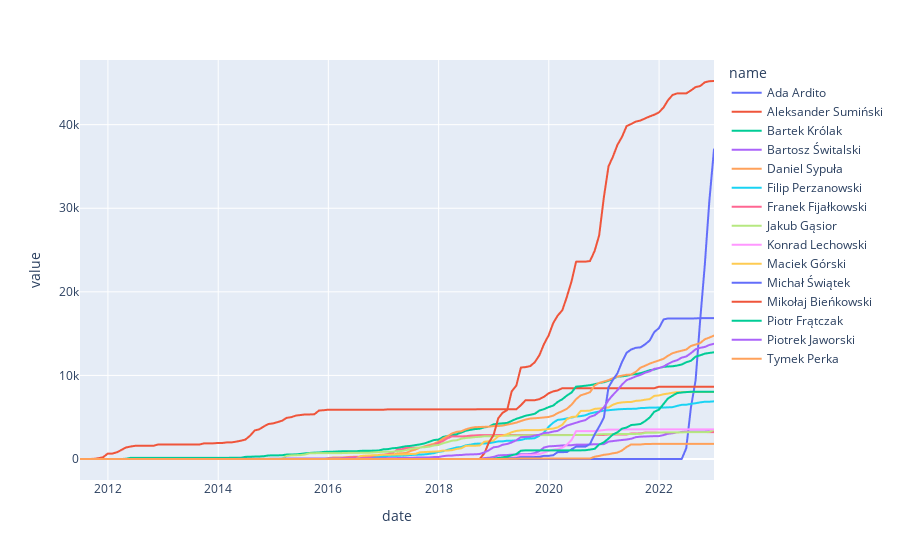

The cell this chart's notebook holds for it:
### Code cell
cumulative = result.cumsum()
f = px.line(cumulative, x = cumulative.index, y = cumulative.columns)
f.show()

### Figure 1 — Plotly figure (JSON) as saved in the notebook; plotly's stock layout.template omitted (floating-point values rounded to 4 significant figures; data arrays with more than 128 entries replaced by an {"elided": "..."} marker saying what was removed)
{"data": [{"hovertemplate": "name=Ada Ardito<br>date=%{x}<br>value=%{y}<extra></extra>", "legendgroup": "Ada Ardito", "line": {"color": "#636efa", "dash": "solid"}, "marker": {"symbol": "circle"}, "mode": "lines", "name": "Ada Ardito", "showlegend": true, "x": {"elided": "139 str values"}, "xaxis": "x", "y": {"elided": "139 int values"}, "yaxis": "y", "type": "scattergl"}, {"hovertemplate": "name=Aleksander Sumiński<br>date=%{x}<br>value=%{y}<extra></extra>", "legendgroup": "Aleksander Sumiński", "line": {"color": "#EF553B", "dash": "solid"}, "marker": {"symbol": "circle"}, "mode": "lines", "name": "Aleksander Sumiński", "showlegend": true, "x": {"elided": "139 str values"}, "xaxis": "x", "y": {"elided": "139 int values"}, "yaxis": "y", "type": "scattergl"}, {"hovertemplate": "name=Bartek Królak<br>date=%{x}<br>value=%{y}<extra></extra>", "legendgroup": "Bartek Królak", "line": {"color": "#00cc96", "dash": "solid"}, "marker": {"symbol": "circle"}, "mode": "lines", "name": "Bartek Królak", "showlegend": true, "x": {"elided": "139 str values"}, "xaxis": "x", "y": {"elided": "139 int values"}, "yaxis": "y", "type": "scattergl"}, {"hovertemplate": "name=Bartosz Świtalski<br>date=%{x}<br>value=%{y}<extra></extra>", "legendgroup": "Bartosz Świtalski", "line": {"color": "#ab63fa", "dash": "solid"}, "marker": {"symbol": "circle"}, "mode": "lines", "name": "Bartosz Świtalski", "showlegend": true, "x": {"elided": "139 str values"}, "xaxis": "x", "y": {"elided": "139 int values"}, "yaxis": "y", "type": "scattergl"}, {"hovertemplate": "name=Daniel Sypuła<br>date=%{x}<br>value=%{y}<extra></extra>", "legendgroup": "Daniel Sypuła", "line": {"color": "#FFA15A", "dash": "solid"}, "marker": {"symbol": "circle"}, "mode": "lines", "name": "Daniel Sypuła", "showlegend": true, "x": {"elided": "139 str values"}, "xaxis": "x", "y": {"elided": "139 int values"}, "yaxis": "y", "type": "scattergl"}, {"hovertemplate": "name=Filip Perzanowski<br>date=%{x}<br>value=%{y}<extra></extra>", "legendgroup": "Filip Perzanowski", "line": {"color": "#19d3f3", "dash": "solid"}, "marker": {"symbol": "circle"}, "mode": "lines", "name": "Filip Perzanowski", "showlegend": true, "x": {"elided": "139 str values"}, "xaxis": "x", "y": {"elided": "139 int values"}, "yaxis": "y", "type": "scattergl"}, {"hovertemplate": "name=Franek Fijałkowski<br>date=%{x}<br>value=%{y}<extra></extra>", "legendgroup": "Franek Fijałkowski", "line": {"color": "#FF6692", "dash": "solid"}, "marker": {"symbol": "circle"}, "mode": "lines", "name": "Franek Fijałkowski", "showlegend": true, "x": {"elided": "139 str values"}, "xaxis": "x", "y": {"elided": "139 int values"}, "yaxis": "y", "type": "scattergl"}, {"hovertemplate": "name=Jakub Gąsior<br>date=%{x}<br>value=%{y}<extra></extra>", "legendgroup": "Jakub Gąsior", "line": {"color": "#B6E880", "dash": "solid"}, "marker": {"symbol": "circle"}, "mode": "lines", "name": "Jakub Gąsior", "showlegend": true, "x": {"elided": "139 str values"}, "xaxis": "x", "y": {"elided": "139 int values"}, "yaxis": "y", "type": "scattergl"}, {"hovertemplate": "name=Konrad Lechowski<br>date=%{x}<br>value=%{y}<extra></extra>", "legendgroup": "Konrad Lechowski", "line": {"color": "#FF97FF", "dash": "solid"}, "marker": {"symbol": "circle"}, "mode": "lines", "name": "Konrad Lechowski", "showlegend": true, "x": {"elided": "139 str values"}, "xaxis": "x", "y": {"elided": "139 int values"}, "yaxis": "y", "type": "scattergl"}, {"hovertemplate": "name=Maciek Górski<br>date=%{x}<br>value=%{y}<extra></extra>", "legendgroup": "Maciek Górski", "line": {"color": "#FECB52", "dash": "solid"}, "marker": {"symbol": "circle"}, "mode": "lines", "name": "Maciek Górski", "showlegend": true, "x": {"elided": "139 str values"}, "xaxis": "x", "y": {"elided": "139 int values"}, "yaxis": "y", "type": "scattergl"}, {"hovertemplate": "name=Michał Świątek<br>date=%{x}<br>value=%{y}<extra></extra>", "legendgroup": "Michał Świątek", "line": {"color": "#636efa", "dash": "solid"}, "marker": {"symbol": "circle"}, "mode": "lines", "name": "Michał Świątek", "showlegend": true, "x": {"elided": "139 str values"}, "xaxis": "x", "y": {"elided": "139 int values"}, "yaxis": "y", "type": "scattergl"}, {"hovertemplate": "name=Mikołaj Bieńkowski<br>date=%{x}<br>value=%{y}<extra></extra>", "legendgroup": "Mikołaj Bieńkowski", "line": {"color": "#EF553B", "dash": "solid"}, "marker": {"symbol": "circle"}, "mode": "lines", "name": "Mikołaj Bieńkowski", "showlegend": true, "x": {"elided": "139 str values"}, "xaxis": "x", "y": {"elided": "139 int values"}, "yaxis": "y", "type": "scattergl"}, {"hovertemplate": "name=Piotr Frątczak<br>date=%{x}<br>value=%{y}<extra></extra>", "legendgroup": "Piotr Frątczak", "line": {"color": "#00cc96", "dash": "solid"}, "marker": {"symbol": "circle"}, "mode": "lines", "name": "Piotr Frątczak", "showlegend": true, "x": {"elided": "139 str values"}, "xaxis": "x", "y": {"elided": "139 int values"}, "yaxis": "y", "type": "scattergl"}, {"hovertemplate": "name=Piotrek Jaworski<br>date=%{x}<br>value=%{y}<extra></extra>", "legendgroup": "Piotrek Jaworski", "line": {"color": "#ab63fa", "dash": "solid"}, "marker": {"symbol": "circle"}, "mode": "lines", "name": "Piotrek Jaworski", "showlegend": true, "x": {"elided": "139 str values"}, "xaxis": "x", "y": {"elided": "139 int values"}, "yaxis": "y", "type": "scattergl"}, {"hovertemplate": "name=Tymek Perka<br>date=%{x}<br>value=%{y}<extra></extra>", "legendgroup": "Tymek Perka", "line": {"color": "#FFA15A", "dash": "solid"}, "marker": {"symbol": "circle"}, "mode": "lines", "name": "Tymek Perka", "showlegend": true, "x": {"elided": "139 str values"}, "xaxis": "x", "y": {"elided": "139 int values"}, "yaxis": "y", "type": "scattergl"}], "layout": {"xaxis": {"anchor": "y", "domain": [0.0, 1.0], "title": {"text": "date"}}, "yaxis": {"anchor": "x", "domain": [0.0, 1.0], "title": {"text": "value"}}, "legend": {"title": {"text": "name"}, "tracegroupgap": 0}, "margin": {"t": 60}}}
